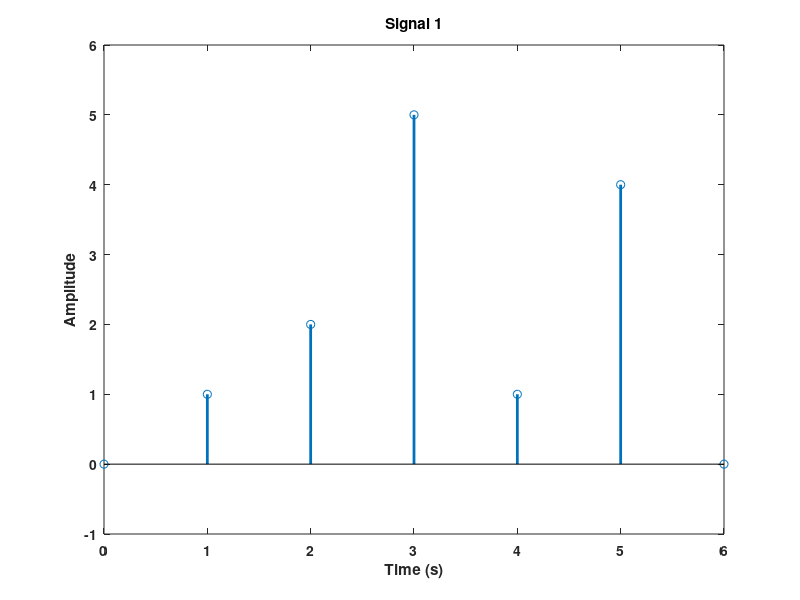
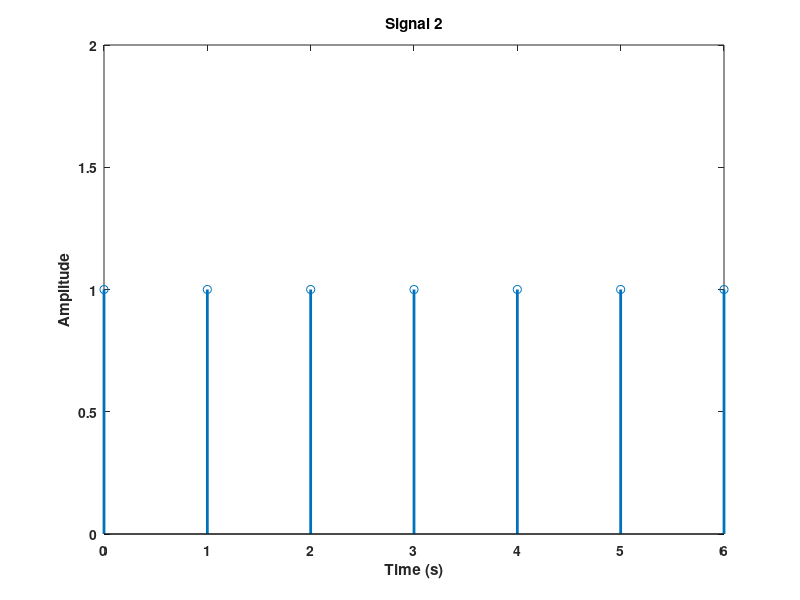

Source code (MATLAB) for these figures, in order: (Note: this script raises an error after producing the figures.)
clear variables; close all; clc;

%% Signal Generation
% Generate two simple signal
sig1 = [0 1 2 5 1 4 0].';
sig2 = [1 1 1 1 1 1 1].';

% Generate a time vector
t = 0 : size(sig1,1)-1;

% Generate plots for the two signals
figure;
stem(t,sig1,'LineWidth',2)
ylim([min(sig1)-1 max(sig1)+1])
title('Signal 1'); xlabel('Time (s)'); ylabel('Amplitude')
set(gca,'FontWeight','bold');

figure;
stem(t,sig2,'LineWidth',2)
ylim([min(sig2)-1 max(sig2)+1])
title('Signal 2'); xlabel('Time (s)'); ylabel('Amplitude')
set(gca,'FontWeight','bold');

%% Signal Processing
% Perform the convolution using Matlab
sigOut1 = conv(sig1,sig2,'full');

% Perform the convolution using custom function
sigOut2 = convolution(sig1.',sig2.');

% Generate a new time vector
t = 0 : size(sigOut1,1)-1;

% Plot the convolution of the two signals
figure;
stem(t,sigOut1,'LineWidth',2)
title('Matlab Convolution'); xlabel('Time (s)'); ylabel('Amplitude')
set(gca,'FontWeight','bold');

figure;
stem(t,sigOut2,'LineWidth',2)
title('Custom Convolution'); xlabel('Time (s)'); ylabel('Amplitude')
set(gca,'FontWeight','bold');

%% Visualization
% Demonstrate what is occuring during the convolution

% Zero/NaN pad the signals
plotX = [NaN*ones(length(sig2),1); sig1; NaN*ones(length(sig2),1)];
plotH = [NaN*ones(length(sig1),1); sig2; NaN*ones(length(sig1),1)];
plotY = NaN*ones(length(plotX),1);

% Generate the full time vector
T = (0 : length(sig1)+length(sig2)-1 ).';
T = [(-length(sig1):T(1)-1).'; T];

figure; gca; hold all;
stem(T,circshift(flipud(plotX),-length(sig1)),'b','LineWidth',2)
stem(T,plotH,'r','LineWidth',2)
xlim([min(T) max(T)])
title('Convolution Visualized'); xlabel('Time (s)'); ylabel('Amplitude');
set(gca,'FontWeight','Bold');
hold off;

X = [sig1.',zeros(1,length(sig2))];
H = [sig2.',zeros(1,length(sig1))];

Y = zeros((length(sig1)+length(sig2)),1);
for ii=1:( length(Y)-1 )
    pause(0.5);
    for jj=1:length(sig2)
        if (ii-jj+1>0)
            Y(ii) = Y(ii) + ( X(jj) * H(ii - jj +1) );
        end
    end
    plotY(length(sig1)+ii) = Y(ii);
    stem(T,circshift(flipud(plotX),-length(sig1)+ii),'b','LineWidth',2)
    xlim([min(T) max(T)])
    hold on
    stem(T,plotH,'r','LineWidth',2)
    stem(T,plotY,'g','LineWidth',2)
    title('Convolution Visualized'); xlabel('Time (s)'); ylabel('Amplitude');
    legend('Signal 1','Signal 2','Output')
    set(gca,'FontWeight','Bold');
    hold off
    drawnow;
end

% timeVec    = -10:0.001:10;
% pulseWidth = 1;
% offset     = 0;
% 
% rect = @(t,pulseWidth) lt(abs(t),pulseWidth/2);
% 
% pulse1 = rect(timeVec,pulseWidth);
% pulse2 = rect(timeVec,pulseWidth);
% 
% figure
% plot(timeVec,pulse1,timeVec,pulse2,'LineWidth',2)
% title('Pulse'); xlabel('Time (s)'); ylabel('Amplitude'); 
% set(gca,'FontWeight','bold');
% ylim([min(pulse1)-0.5 max(pulse1)+0.5])
% 
% 
% numSamps = 100;
% 
% sigX = zeros(1,numSamps);
% sigH = zeros(1,numSamps);
% 
% sigX(((numSamps/2)-(numSamps/4)):((numSamps/2)+(numSamps/4))) = 1;
% sigH(((numSamps/2)-(numSamps/4)):((numSamps/2)+(numSamps/4))) = 1;
% 
% figure
% plot(sigX)
% ylim([min(sigX)-0.5 max(sigX)+0.5])
% 
% figure
% plot(sigH)
% ylim([min(sigH)-0.5 max(sigH)+0.5])
% 
% 
